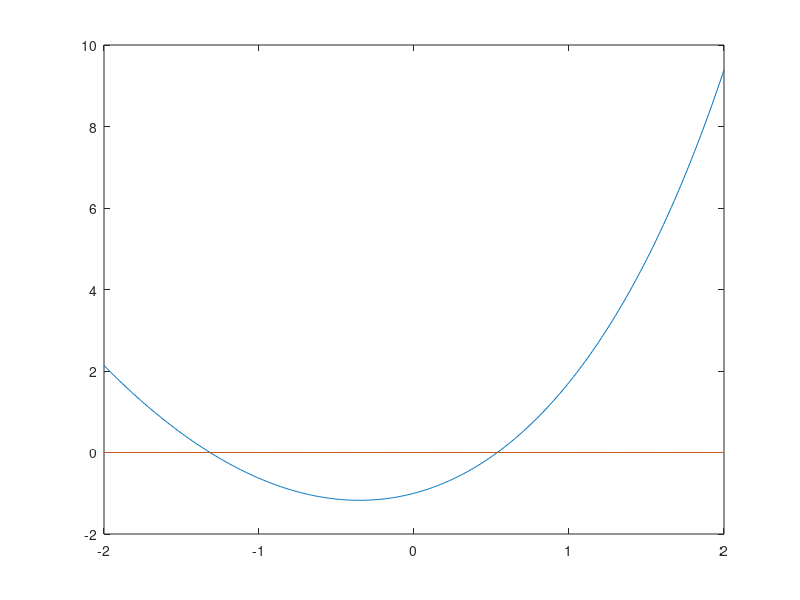

MATLAB code for this plot: (Note: this script raises an error after producing the figure.)
clear all

% Note : for e^x use exp(x) function
F = 'exp(x) + x.^2 - 2'; %F = input('Input F(x) : ', 's');
% Convert string to inline function
f = inline(F)

% Preapre env for plot drawing
x = -2 : 0.01 : 2;
n = length(x);
y = zeros(n);

for i = 1 : n
    y(i) = f(x(i));
end

% Draw a plot
plot(x, y)

% Input a and b regardng the plot drawn to have proper results
in_a = input('Input a : ');
in_b = input('Input b : ');
a = in_a;
b = in_b;

% Error margin
E = 0.01;

% Half-cutting method
while (b - a >= E)
    Xm = (a + b) / 2;
    if ((f(a) * f(Xm)) < 0)
        b = Xm;
    else
        a = Xm;
    end
end
Xm = (a + b) / 2;
X = Xm;

% Print out the result  
disp('Result of Half-cutting method: ')
disp(X);

% FALSI METHOD
a = in_a;
b = in_b;

x = zeros(n);
i = 1;
x(i) = ((a*f(b)) - (b*f(a))) / (f(b) - f(a));

while (abs(x(i + 1) - x(i)) >= E)
    if (f(a)*f(x(i)) < 0)
        x(i + 1) = ((x(i)*f(a) - a*f(x(i))) / (f(a) - f(x(i))));
    end
    if (f(b)*f(x(i)) < 0)
        x(i + 1) = ((x(i)*f(b) - b*f(x(i))) / (f(b) - f(x(i))));
    end
    i = i+1;
end
X = x(i - 1);

% Print out the result  
disp('Result of Falsi method: ')
disp(X)
    
    
    
    